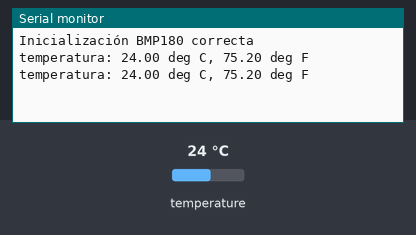
The sketch below on a simulated Arduino Uno, built with avr-gcc and run on an emulated ATmega328P. Shown: the last lines printed to the serial monitor. The inputs (shaded band) are chosen by the test bench; at power-on: temperature 24 °C.

Above: at 5.8 s.
5.9 s: temperature set to 12 °C
At 11.3 s:
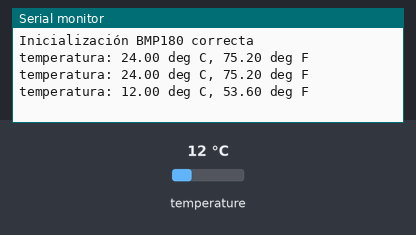
11.9 s: temperature set to 19 °C
At 15.4 s:
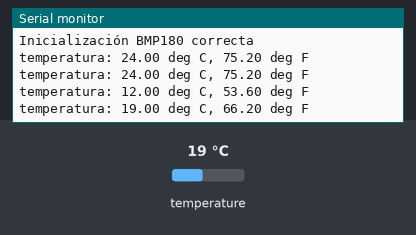
Timing chart, 0 to 16.9 s (numbered marks = the images above; inputs shaded):
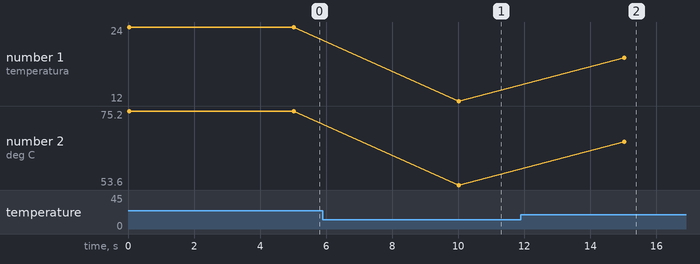

Measured:
- after the input at 5.9 s, the serial monitor: prints a new line after 4.1 s (image 1)
- after the input at 11.9 s, the serial monitor: prints a new line after 3.1 s (image 2)
- plotted number 1: 24 → 12 after the input at 5.9 s, 12 → 19 after the input at 11.9 s
- plotted number 2: 75.2 → 53.6 after the input at 5.9 s, 53.6 → 66.2 after the input at 11.9 s

The sketch:

SFE_BMP180_Temperatura.ino
```cpp
// (licence header left out)
// Your sketch must #include this library, and the Wire library.
// (Wire is a standard library included with Arduino.):

#include <SFE_BMP180.h>
#include <Wire.h>

// You will need to create an SFE_BMP180 object, here called "pressure":

SFE_BMP180 pressure;


void setup()
{
  Serial.begin(9600);

  // Initialize the sensor (it is important to get calibration values stored on the device).

  if (pressure.begin())
    Serial.println("Inicialización BMP180 correcta ");
  else
  {

    Serial.println("Inicialización BMP180 fallida\n\n");
    while(1); // Pause forever.
  }
}

void loop()
{
  char status;
  double T;

  // Empezamos a medir Temperatura
  status = pressure.startTemperature();
  if (status != 0)
  {
    // Wait for the measurement to complete:
    delay(status);
    status = pressure.getTemperature(T);
    // Mostramos por pantalla el valor leído
    if (status != 0)
    {
      // Print out the measurement:
      Serial.print("temperatura: ");
      Serial.print(T,2);
      Serial.print(" deg C, ");
      Serial.print((9.0/5.0)*T+32.0,2);
      Serial.println(" deg F");
     }
  }
  else Serial.println("error starting temperature measurement\n");

  delay(5000);  // Pause for 5 seconds.
}
```
